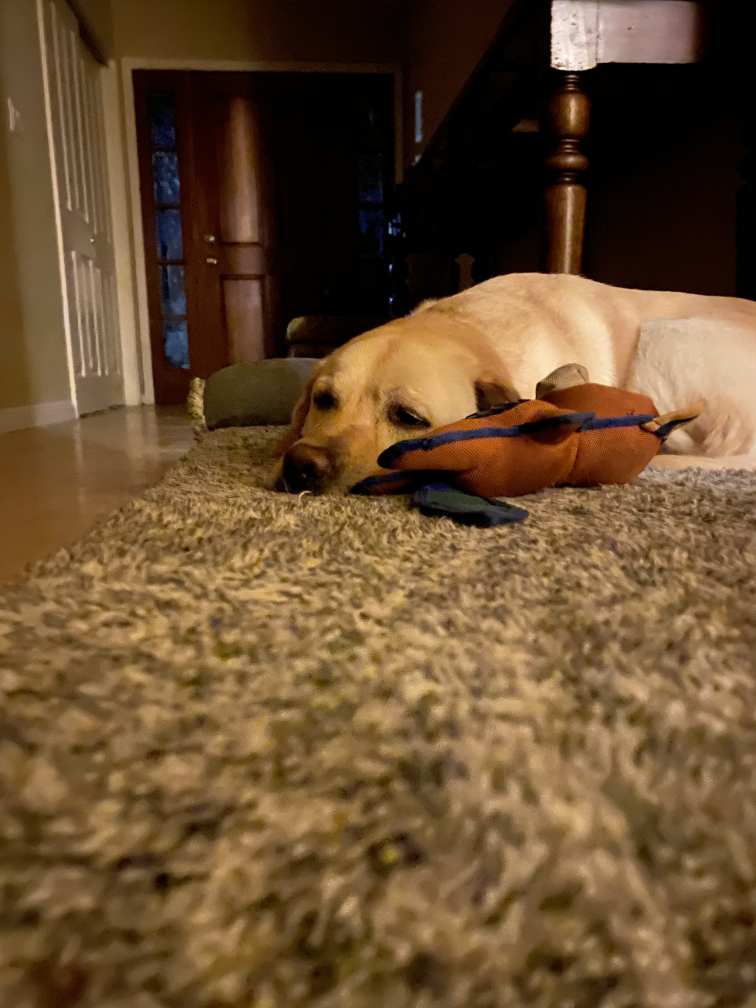
#> input picture images/IMG_4914.JPG, 3024 x 4032 px, found by its file name (shown at 1/4 size)
$ python cielab.py
#> lines starting #> are read from the running program, lines starting #| are printed output that depends on the picture
import cv2
import numpy as np
from skimage import color
from sklearn.neighbors import NearestNeighbors

gamut = np.load('Data/pts_in_hull.npy', allow_pickle=True)
#> (reads Data/pts_in_hull.npy from the repository)
nn = NearestNeighbors(n_neighbors=5, algorithm='auto').fit(gamut)

def load_img(path):
    # im = np.asarray(Image.open(path))
    # if im.ndim == 2:
    #     return np.tile(im[:, :, None], 3)

    # reverse im_color from BGR to RGB
#> called with path = '/Users/pipy/Downloads/IMG_4914.JPG'
    im = cv2.imread(path)
#> im is the input picture: shape (4032, 3024, 3); mean B, G, R 48.5, 78.7, 105.5
    im = im[:,:,::-1]

    return im


def resize_img(img, size, resample=3):
	# return np.asarray(Image.fromarray(img).resize((size, size), resample=resample))
#> called with size = 64, resample = 3
    return cv2.resize(img, (size, size), interpolation=cv2.INTER_AREA)
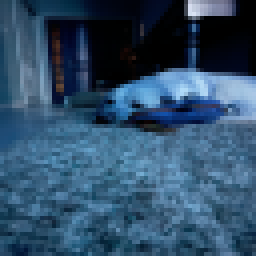
#> returned value: shape (64, 64, 3) (shown 4 times larger); mean of channels 0, 1, 2 105.5, 78.7, 48.5; drawn as B, G, R

def get_ab(img):
    return color.rgb2lab(img)[:, :, 1:3]

def get_qab(img_ab, sigma=5, bins=313):

    # gets num_nb nearest neighbors
#> called with img_ab = array of shape (64, 64, 2), sigma = 5, bins = 313
    h, w, _ = img_ab.shape
#> h = 64; w = 64
    a = np.ravel(img_ab[:, :, 0])
#> a = 4096 values, max 33.04 at index 1833, min -4.73 at index 2022, mean 7.17
    b = np.ravel(img_ab[:, :, 1])
#> b = 4096 values, max 49.13 at index 1833, min -21.76 at index 910, mean 21.14
    ab = np.vstack((a, b)).T # now dim (H*W*2)
#> ab = 4096 pairs, first value -4.73 to 33.04, second value -21.76 to 49.13
    distances, idx = nn.kneighbors(ab)

    # smoothen
    gaussian = np.exp(-distances**2 / (2*sigma**2))
    gaussian /= np.sum(gaussian, axis=1)[:, np.newaxis]
    soft_encoding = np.zeros((ab.shape[0], bins))
    pts = np.arange(ab.shape[0])[:, np.newaxis]
#> pts = 4096 values from 0 to 4095
    soft_encoding[pts, idx] = gaussian
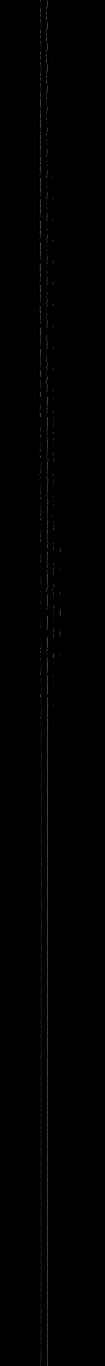
#> soft_encoding: shape (4096, 313) float64 (shown at 1/3 size); min 0, max 0.649, mean 0.00319
    return soft_encoding.reshape(h, w, bins)


def preprocess(path, size=64):
    img = resize_img(load_img(path), size)
    img_ab = get_ab(img)
    img_qab = get_qab(img_ab)
    return (img_ab, img_qab)

if __name__ == "__main__":
    preprocess('/Users/pipy/Downloads/IMG_4914.JPG')
